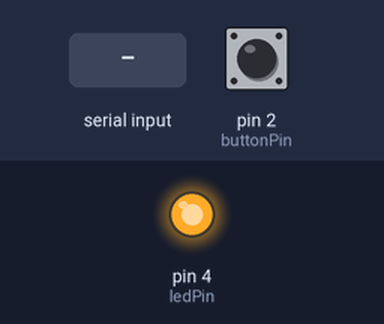
Bench run of a sketch on a simulated Arduino Uno, built with avr-gcc and run on an emulated ATmega328P. Parts: output pins drawn as LEDs (lit = HIGH). The inputs (shaded band) are chosen by the test bench; at power-on: pin 2 (buttonPin) LOW. What the sketch prints to the serial monitor is not drawn.

Above: at 1.2 s.
1.3 s: "s" received over Serial
At 2.0 s:
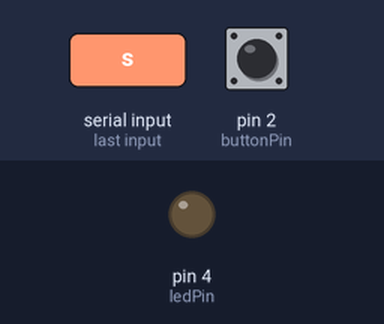
2.8 s: "w" received over Serial
At 3.1 s:
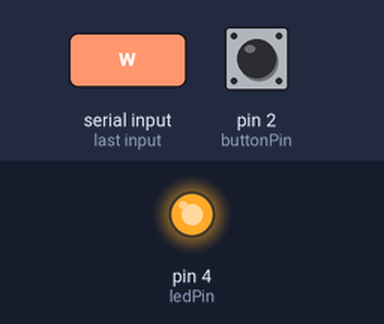
4.3 s: pin 2 (buttonPin) pulled HIGH for 0.15 s
At 5.0 s:
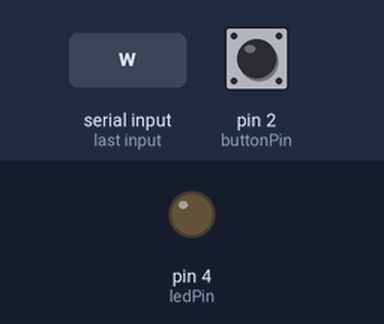
5.9 s: pin 2 (buttonPin) pulled HIGH for 3.2 s
At 6.7 s:
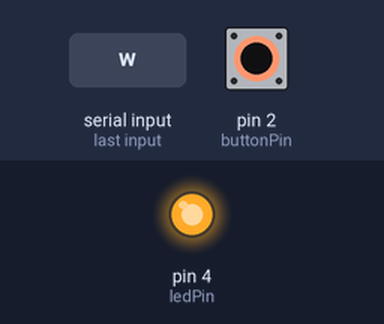
Timing chart, 0 to 10.6 s (numbered marks = the images above; inputs shaded):
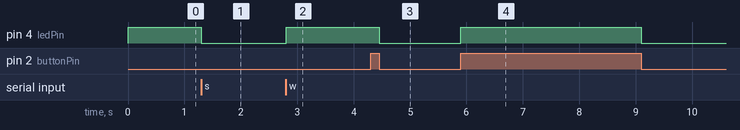

Measured:
- after the input at 1.3 s, pin 4 (ledPin): HIGH → LOW at once
- after the input at 2.8 s, pin 4 (ledPin): LOW → HIGH at once
- after the input at 4.3 s, pin 4 (ledPin): HIGH → LOW after 0.15 s
- after the input at 5.9 s, pin 4 (ledPin): LOW → HIGH at once, → LOW 3.2 s later

The sketch:

SerialExample.ino
```cpp
/*
 시리얼 입력예제

*/

// constants won't change. They're used here to set pin numbers:
const int buttonPin = 2;  // the number of the pushbutton pin
const int ledPin = 4;    // the number of the LED pin

// Variables will change:
int ledState = HIGH;        // the current state of the output pin

int buttonState = LOW;

void setup() {

  Serial.begin(115200);

  pinMode(buttonPin, INPUT);
  pinMode(ledPin, OUTPUT);

  // set initial LED state
  digitalWrite(ledPin, ledState);
}

void loop() {

  int readButton = digitalRead(buttonPin);

  Serial.println(readButton); // 버튼의 실제값 확인하기, 2번 포트에 어떤 값이 있는지 출력

  if(buttonState != readButton)
  {
    digitalWrite(ledPin, readButton);

    buttonState = readButton;
  }

  //Serial.println(readButton);


  if (Serial.available() > 0) {

    // look for the newline. That's the end of your sentence:

	char readSerialData = Serial.read();

    if (readSerialData == 'w')
	{
      Serial.println("LED ON");
	  ledState = HIGH;
    }
	else if(readSerialData == 's')
	{
	  Serial.println("LED OFF");
	  ledState = LOW;
	}


    // set the LED:
    digitalWrite(ledPin, ledState);
  }

}
```
